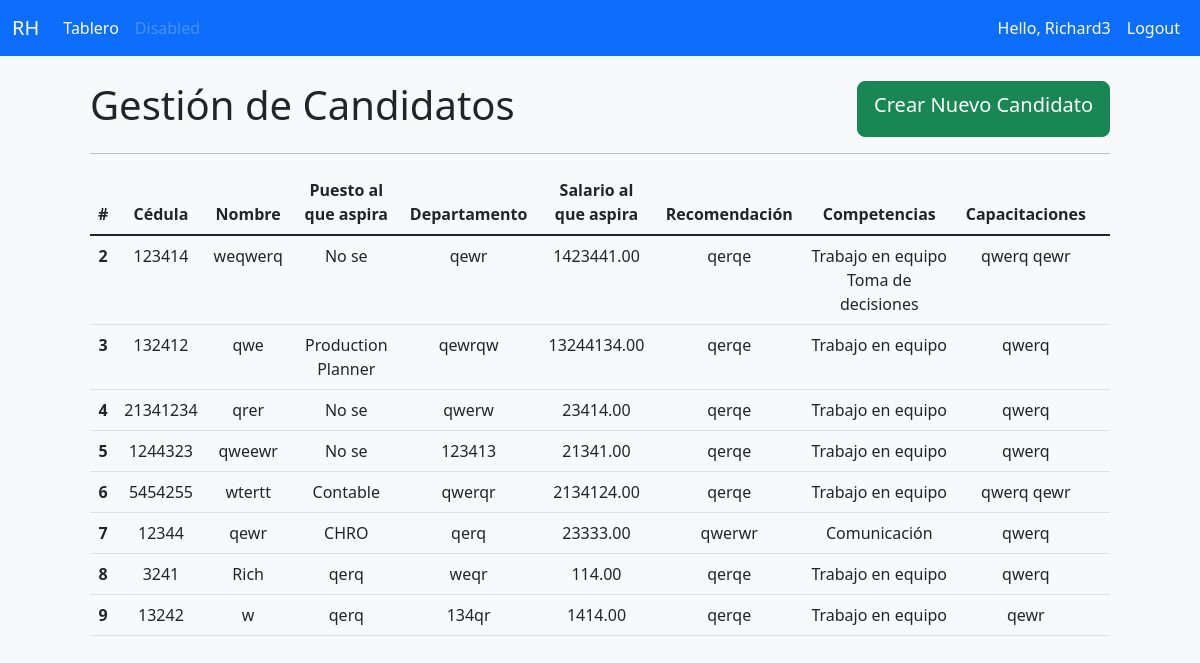
The app's page /candidato/ (signed in), older data.
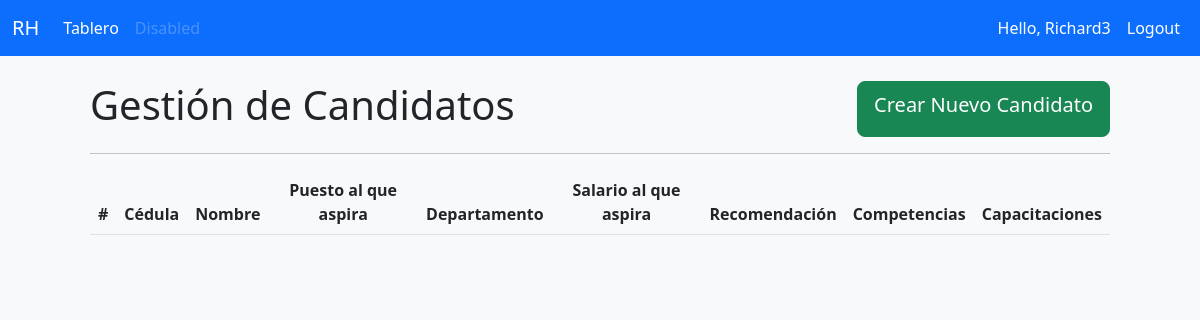
The same page, newer data.
### msrh/models.py (models this page shows, shortened)
class Candidato(models.Model):
    createdBy = models.ForeignKey(User, on_delete=models.CASCADE, null=True, editable=False)
    id = models.AutoField(auto_created=True ,primary_key= True, serialize=False,verbose_name='ID')
    nombre = models.CharField (max_length=60, null=True, verbose_name='Nombre Completo')
    cedula = models.CharField(max_length=13, null=True, verbose_name='Cédula')
    puestoAspira = models.ForeignKey(Puesto, on_delete=models.CASCADE, null=True,verbose_name='Puesto que Aspira')
    departamento = models.CharField(max_length=60, null=True, verbose_name='Departamento')
    salarioAspira = models.DecimalField(max_digits=10, decimal_places=2)
    principalesCompetencia = models.ManyToManyField(Compentencia, verbose_name='Principales Competencias')
    principalesCapacitacion = models.ManyToManyField(Capacitacion, verbose_name='Principales ')
    expeiencia = models.ManyToManyField(ExperienciaLaboral, verbose_name='Experiencia Laboral')
    recomendacion = models.ForeignKey(Empleado, on_delete=models.CASCADE, null=True, verbose_name='Recomendado por')

class Puesto(models.Model):
    NIVELRIESGO ={
        ('Alto', 'Alto'),
        ('Medio', 'Medio'),
        ('Bajo', 'Bajo'),
    }
    id = models.AutoField(auto_created=True ,primary_key= True, serialize=False,verbose_name='ID')
    puesto =  models.CharField(max_length=50, null=True, verbose_name='Puesto')
    nivelRiesgo = models.CharField(max_length=5, null=True, choices=NIVELRIESGO, verbose_name='Nivel Riesgo')
    nivelMinimoSalario = models.DecimalField(max_digits=10, decimal_places=2, verbose_name='Salario Mínimo')
    nivelMaximoSalario = models.DecimalField(max_digits=10, decimal_places=2, verbose_name='Salario Máximo')
    estado = models.BooleanField(default=False)
    def __str__(self):
        return self.puesto

class Empleado(models.Model):
    id = models.AutoField(auto_created=True ,primary_key= True, serialize=False,verbose_name='ID')
    nombre = models.CharField (max_length=60, null=True, verbose_name='Nombre completo')
    cedula = models.CharField(max_length=13, null=True, verbose_name='Cédula')
    fechaIngreso = models.DateField(auto_now_add=False, null=True)
    departamento = models.CharField(max_length=50, null=True)
    puesto = models.ForeignKey(Puesto, on_delete=models.CASCADE,null=True, verbose_name='Empresa')
    salarioMensual = models.DecimalField(max_digits=10, decimal_places=2, verbose_name='Salario Mensual')
    estado = models.BooleanField(default=False, verbose_name='Disponible')
    def __str__(self):
        return self.nombre

class Compentencia(models.Model):
    id = models.AutoField(auto_created=True ,primary_key= True, serialize=False,verbose_name='ID')
    descripCompetencia = models.CharField(max_length=200, null=True, verbose_name="Competencia")
    estado = models.BooleanField(default=False, verbose_name="Disponible")

class Capacitacion(models.Model):
    NIVEL ={
        ('Grado', 'Grado'),
        ('Post-grado', 'Post-grado'),
        ('Maestría', 'Maestría'),
        ('Doctorado', 'Doctorado'),
        ('Técnico', 'Técnico'),
        ('Gestión', 'Gestión'),
    }
    id = models.AutoField(auto_created=True ,primary_key= True, serialize=False,verbose_name='ID')
    capacitacion = models.CharField(max_length=50, null=True, verbose_name='Capacitación')
    descripcion = models.CharField(max_length=200, null=True, verbose_name='Descripción')
    nivel = models.CharField(max_length=12, null=True, choices= NIVEL, verbose_name='Nivel')
    fechaDesde = models.DateField(verbose_name='Fecha Desde')
    fechaHasta = models.DateField(verbose_name='Fecha Hasta')
    institucion = models.CharField(max_length=50, null=True, verbose_name='Institución')

### msrh/decorators.py (the view)
        def wrapper_func(request, *args, **kwargs):
            group = None
            if request.user.groups.exists():
                group = request.user.groups.all()[0].name
            if group in allowed_roles:
                return view_func(request, *args, **kwargs)
            else:
                return HttpResponse('No estas autorizado para ver la pagina')

### msrh/views.py (called while the page is built)
@login_required(login_url='login')
@allowed_users(allowed_roles=['admin','candidato'])
def candidato(request):
    candidato = Candidato.objects.all()
    return render(request, 'msrh/candidato.html', {'candidato':candidato})

### msrh/templates/msrh/candidato.html (shortened to what this page needs)
{% extends 'msrh/main.html' %}
{% block content %}
<div class="nav d-flex justify-content-between">
<h1>Gestión de Candidatos</h1>
<a class="btn btn-success btn-lg" href="{% url 'Crearcandidato' %}">Crear Nuevo Candidato</a>
</div> <hr>
<div class="table-responsive">
<table class="table table-hover table-responsive " id="table_id">
    <thead>
      <tr class="text-center">
        <th>#</th>
        <th >Cédula</th>
        <th>Nombre</th>
        <th>Puesto al que aspira</th>
        <th>Departamento</th>
        <th>Salario al que aspira</th>
        <th>Recomendación</th>
        <th>Competencias</th>
        <th>Capacitaciones</th>
      </tr>
    </thead>
    <tbody class="table-group-divider">
      {% for i in candidato %}
      <tr class="text-center">
        <th>{{i.id}}</th>
        <td>{{i.cedula}}</td>
        <td>{{i.nombre}}</td>
        <td>{{i.puestoAspira}}</td>
        <td>{{i.departamento}}</td>
        <td>{{i.salarioAspira}}</td>
        <td>
          {{i.recomendacion}}
        </td>
        <td>
          {% for i in i.principalesCompetencia.all %}
          {{i.descripCompetencia}}
          {% endfor %}
        </td>
        <td>
          {% for i in i.principalesCapacitacion.all %}
          {{i.capacitacion}}
          {% endfor %}
        </td>
        <td>
        </td>
      </tr>
      {% endfor %}
    </tbody>
  </table>
</div>
{% endblock %}

Row changes from the older to the newer data that the page shows:
removed Candidato: id "2", cedula "123414", nombre "weqwerq", puestoAspira "No se", departamento "qewr", salarioAspira "1423441.00", recomendacion "qerqe"
removed Compentencia: descripCompetencia "Trabajo en equipo"
removed Compentencia: descripCompetencia "Toma de decisiones", shown under "2"
removed Capacitacion: capacitacion "qwerq"
removed Capacitacion: capacitacion "qewr"
removed Candidato: id "3", cedula "132412", nombre "qwe", puestoAspira "Production Planner", departamento "qewrqw", salarioAspira "13244134.00", recomendacion "qerqe"
removed Candidato: id "4", cedula "21341234", nombre "qrer", puestoAspira "No se", departamento "qwerw", salarioAspira "23414.00", recomendacion "qerqe"
removed Candidato: id "5", cedula "1244323", nombre "qweewr", puestoAspira "No se", departamento "123413", salarioAspira "21341.00", recomendacion "qerqe"
removed Candidato: id "6", cedula "5454255", nombre "wtertt", puestoAspira "Contable", departamento "qwerqr", salarioAspira "2134124.00", recomendacion "qerqe"
removed Candidato: id "7", cedula "12344", nombre "qewr", puestoAspira "CHRO", departamento "qerq", salarioAspira "23333.00", recomendacion "qwerwr"
removed Compentencia: descripCompetencia "Comunicación", shown under "7"
removed Candidato: id "8", cedula "3241", nombre "Rich", puestoAspira "qerq", departamento "weqr", salarioAspira "114.00", recomendacion "qerqe"
removed Candidato: id "9", cedula "13242", nombre "w", puestoAspira "qerq", departamento "134qr", salarioAspira "1414.00", recomendacion "qerqe"
